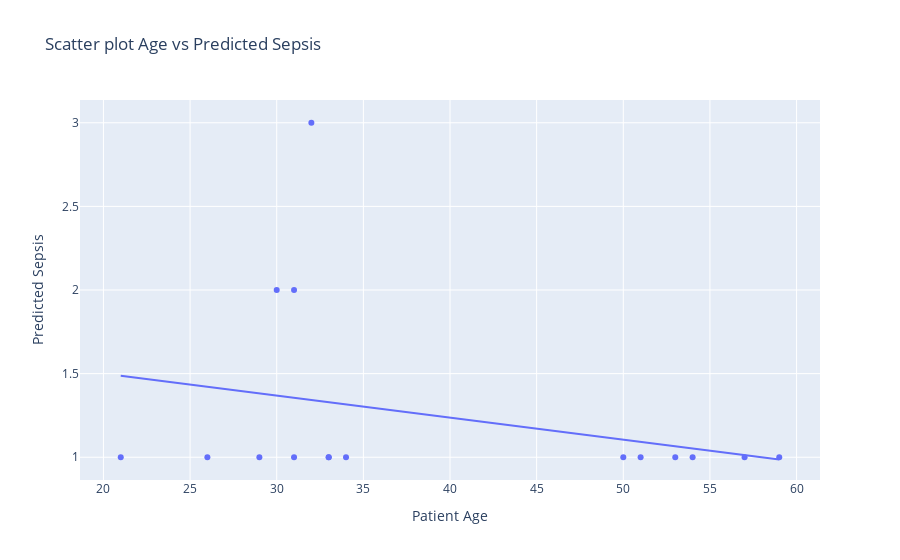

Write notebook code for a chart like this one.
### Markdown cell above
1. Is there a correlation between patient age and of sepsis?

### Code cell
#contingency_table = pd.crosstab(index=df_train['Age'], columns=df_train['Sepssis'])
contingency_table = df_train.groupby(['Age', 'Sepssis']).size().reset_index(name='Count')


fig = px.scatter(
    contingency_table, 
    x= 'Age', 
    y='Count',
    trendline="ols", 
    title='Scatter plot Age vs Predicted Sepsis'
)


fig.update_layout(
    xaxis_title='Patient Age',
    yaxis_title='Predicted Sepsis',
    legend_title='Trend Line',
    showlegend=True
)

fig.show()

### Figure 1 — Plotly figure (JSON) as saved in the notebook; plotly's stock layout.template omitted (floating-point values rounded to 4 significant figures)
{"data": [{"hovertemplate": "Age=%{x}<br>Count=%{y}<extra></extra>", "legendgroup": "", "marker": {"color": "#636efa", "symbol": "circle"}, "mode": "markers", "name": "", "orientation": "v", "showlegend": false, "type": "scatter", "x": [21, 26, 29, 30, 31, 31, 32, 33, 33, 34, 50, 51, 53, 54, 57, 59], "xaxis": "x", "y": [1, 1, 1, 2, 1, 2, 3, 1, 1, 1, 1, 1, 1, 1, 1, 1], "yaxis": "y"}, {"hovertemplate": "<b>OLS trendline</b><br>Count = -0.0131467 * Age + 1.76272<br>R<sup>2</sup>=0.081510<br><br>Age=%{x}<br>Count=%{y} <b>(trend)</b><extra></extra>", "legendgroup": "", "marker": {"color": "#636efa", "symbol": "circle"}, "mode": "lines", "name": "", "showlegend": false, "type": "scatter", "x": [21, 26, 29, 30, 31, 31, 32, 33, 33, 34, 50, 51, 53, 54, 57, 59], "xaxis": "x", "y": [1.487, 1.421, 1.381, 1.368, 1.355, 1.355, 1.342, 1.329, 1.329, 1.316, 1.105, 1.092, 1.066, 1.053, 1.013, 0.9871], "yaxis": "y"}], "layout": {"legend": {"title": {"text": "Trend Line"}, "tracegroupgap": 0}, "showlegend": true, "title": {"text": "Scatter plot Age vs Predicted Sepsis"}, "xaxis": {"anchor": "y", "domain": [0, 1], "title": {"text": "Patient Age"}}, "yaxis": {"anchor": "x", "domain": [0, 1], "title": {"text": "Predicted Sepsis"}}}}
